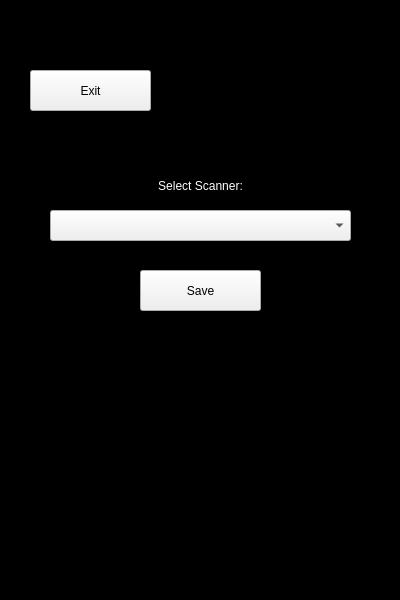
<?xml version="1.0" encoding="UTF-8"?>
<ui version="4.0">
 <class>MainWindow</class>
 <widget class="QMainWindow" name="MainWindow">
  <property name="geometry">
   <rect>
    <x>0</x>
    <y>0</y>
    <width>400</width>
    <height>600</height>
   </rect>
  </property>
  <property name="windowTitle">
   <string>MainWindow</string>
  </property>
  <widget class="QWidget" name="centralwidget">
   <widget class="QWidget" name="bgWidget" native="true">
    <property name="geometry">
     <rect>
      <x>0</x>
      <y>0</y>
      <width>400</width>
      <height>600</height>
     </rect>
    </property>
    <property name="styleSheet">
     <string notr="true">QWidget#bgWidget{
background-color: rgb(0, 0, 0);
}</string>
    </property>
    <widget class="QPushButton" name="backBtn">
     <property name="geometry">
      <rect>
       <x>30</x>
       <y>70</y>
       <width>121</width>
       <height>41</height>
      </rect>
     </property>
     <property name="styleSheet">
      <string notr="true">font: 12pt &quot;Roboto&quot;;</string>
     </property>
     <property name="text">
      <string>Exit</string>
     </property>
    </widget>
    <widget class="QLabel" name="selecScannerTitle">
     <property name="geometry">
      <rect>
       <x>50</x>
       <y>170</y>
       <width>301</width>
       <height>31</height>
      </rect>
     </property>
     <property name="styleSheet">
      <string notr="true">font: 75 16pt &quot;Roboto&quot;;
color: rgb(255, 255, 255);</string>
     </property>
     <property name="text">
      <string>Select Scanner:</string>
     </property>
     <property name="alignment">
      <set>Qt::AlignCenter</set>
     </property>
    </widget>
    <widget class="QPushButton" name="configSaverBtn">
     <property name="geometry">
      <rect>
       <x>140</x>
       <y>270</y>
       <width>121</width>
       <height>41</height>
      </rect>
     </property>
     <property name="styleSheet">
      <string notr="true">font: 12pt &quot;Roboto&quot;;</string>
     </property>
     <property name="text">
      <string>Save</string>
     </property>
    </widget>
    <widget class="QLabel" name="scannerErrTitle">
     <property name="geometry">
      <rect>
       <x>50</x>
       <y>130</y>
       <width>301</width>
       <height>31</height>
      </rect>
     </property>
     <property name="styleSheet">
      <string notr="true">font: 12pt &quot;Roboto&quot;;
color: rgb(255, 0, 0);</string>
     </property>
     <property name="text">
      <string/>
     </property>
     <property name="alignment">
      <set>Qt::AlignCenter</set>
     </property>
    </widget>
    <widget class="QComboBox" name="scannersDropDown">
     <property name="geometry">
      <rect>
       <x>50</x>
       <y>210</y>
       <width>301</width>
       <height>31</height>
      </rect>
     </property>
     <property name="styleSheet">
      <string notr="true">font: 12pt &quot;Roboto&quot;;</string>
     </property>
     <property name="editable">
      <bool>false</bool>
     </property>
     <property name="maxVisibleItems">
      <number>5</number>
     </property>
     <property name="duplicatesEnabled">
      <bool>false</bool>
     </property>
    </widget>
   </widget>
  </widget>
 </widget>
 <resources/>
 <connections/>
</ui>
